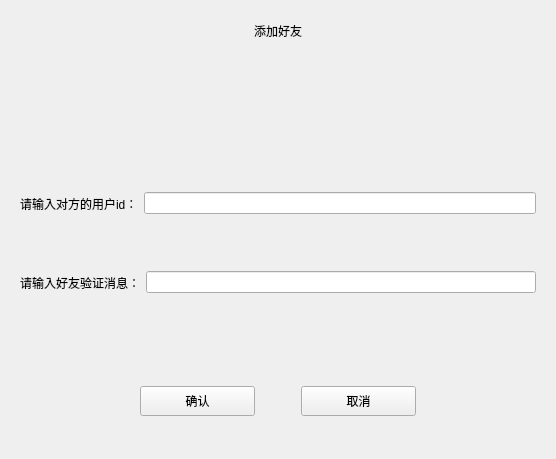
<?xml version="1.0" encoding="UTF-8"?>
<ui version="4.0">
 <class>AddFriendPage</class>
 <widget class="QWidget" name="AddFriendPage">
  <property name="geometry">
   <rect>
    <x>0</x>
    <y>0</y>
    <width>556</width>
    <height>459</height>
   </rect>
  </property>
  <property name="windowTitle">
   <string>Form</string>
  </property>
  <layout class="QVBoxLayout" name="verticalLayout">
   <item>
    <spacer name="verticalSpacer_4">
     <property name="orientation">
      <enum>Qt::Orientation::Vertical</enum>
     </property>
     <property name="sizeType">
      <enum>QSizePolicy::Policy::Fixed</enum>
     </property>
     <property name="sizeHint" stdset="0">
      <size>
       <width>20</width>
       <height>10</height>
      </size>
     </property>
    </spacer>
   </item>
   <item>
    <widget class="QWidget" name="widget_3" native="true">
     <property name="maximumSize">
      <size>
       <width>16777215</width>
       <height>20</height>
      </size>
     </property>
     <layout class="QVBoxLayout" name="verticalLayout_2">
      <property name="spacing">
       <number>0</number>
      </property>
      <property name="leftMargin">
       <number>0</number>
      </property>
      <property name="topMargin">
       <number>0</number>
      </property>
      <property name="rightMargin">
       <number>0</number>
      </property>
      <property name="bottomMargin">
       <number>0</number>
      </property>
      <item>
       <widget class="QLabel" name="label">
        <property name="maximumSize">
         <size>
          <width>16777215</width>
          <height>20</height>
         </size>
        </property>
        <property name="text">
         <string>添加好友</string>
        </property>
        <property name="alignment">
         <set>Qt::AlignmentFlag::AlignCenter</set>
        </property>
       </widget>
      </item>
     </layout>
    </widget>
   </item>
   <item>
    <spacer name="verticalSpacer_3">
     <property name="orientation">
      <enum>Qt::Orientation::Vertical</enum>
     </property>
     <property name="sizeType">
      <enum>QSizePolicy::Policy::Fixed</enum>
     </property>
     <property name="sizeHint" stdset="0">
      <size>
       <width>20</width>
       <height>120</height>
      </size>
     </property>
    </spacer>
   </item>
   <item>
    <widget class="QWidget" name="widget" native="true">
     <layout class="QHBoxLayout" name="horizontalLayout_2">
      <item>
       <widget class="QLabel" name="label_2">
        <property name="text">
         <string>请输入对方的用户id：</string>
        </property>
       </widget>
      </item>
      <item>
       <widget class="QLineEdit" name="lineEdit"/>
      </item>
     </layout>
    </widget>
   </item>
   <item>
    <widget class="QWidget" name="widget_4" native="true">
     <layout class="QHBoxLayout" name="horizontalLayout_3">
      <item>
       <widget class="QLabel" name="label_3">
        <property name="text">
         <string>请输入好友验证消息：</string>
        </property>
       </widget>
      </item>
      <item>
       <widget class="QLineEdit" name="lineEdit_2"/>
      </item>
     </layout>
    </widget>
   </item>
   <item>
    <spacer name="verticalSpacer_2">
     <property name="orientation">
      <enum>Qt::Orientation::Vertical</enum>
     </property>
     <property name="sizeType">
      <enum>QSizePolicy::Policy::Fixed</enum>
     </property>
     <property name="sizeHint" stdset="0">
      <size>
       <width>20</width>
       <height>40</height>
      </size>
     </property>
    </spacer>
   </item>
   <item>
    <widget class="QWidget" name="widget_2" native="true">
     <layout class="QHBoxLayout" name="horizontalLayout">
      <item>
       <spacer name="horizontalSpacer">
        <property name="orientation">
         <enum>Qt::Orientation::Horizontal</enum>
        </property>
        <property name="sizeType">
         <enum>QSizePolicy::Policy::Fixed</enum>
        </property>
        <property name="sizeHint" stdset="0">
         <size>
          <width>120</width>
          <height>20</height>
         </size>
        </property>
       </spacer>
      </item>
      <item>
       <widget class="QPushButton" name="addfriend_confirm_btn">
        <property name="minimumSize">
         <size>
          <width>0</width>
          <height>30</height>
         </size>
        </property>
        <property name="text">
         <string>确认</string>
        </property>
       </widget>
      </item>
      <item>
       <spacer name="horizontalSpacer_2">
        <property name="orientation">
         <enum>Qt::Orientation::Horizontal</enum>
        </property>
        <property name="sizeType">
         <enum>QSizePolicy::Policy::Fixed</enum>
        </property>
        <property name="sizeHint" stdset="0">
         <size>
          <width>40</width>
          <height>20</height>
         </size>
        </property>
       </spacer>
      </item>
      <item>
       <widget class="QPushButton" name="addfriend_cancer_btn">
        <property name="minimumSize">
         <size>
          <width>0</width>
          <height>30</height>
         </size>
        </property>
        <property name="text">
         <string>取消</string>
        </property>
       </widget>
      </item>
      <item>
       <spacer name="horizontalSpacer_3">
        <property name="orientation">
         <enum>Qt::Orientation::Horizontal</enum>
        </property>
        <property name="sizeType">
         <enum>QSizePolicy::Policy::Fixed</enum>
        </property>
        <property name="sizeHint" stdset="0">
         <size>
          <width>120</width>
          <height>20</height>
         </size>
        </property>
       </spacer>
      </item>
     </layout>
    </widget>
   </item>
   <item>
    <spacer name="verticalSpacer">
     <property name="orientation">
      <enum>Qt::Orientation::Vertical</enum>
     </property>
     <property name="sizeType">
      <enum>QSizePolicy::Policy::Fixed</enum>
     </property>
     <property name="sizeHint" stdset="0">
      <size>
       <width>20</width>
       <height>10</height>
      </size>
     </property>
    </spacer>
   </item>
  </layout>
 </widget>
 <resources/>
 <connections/>
</ui>
